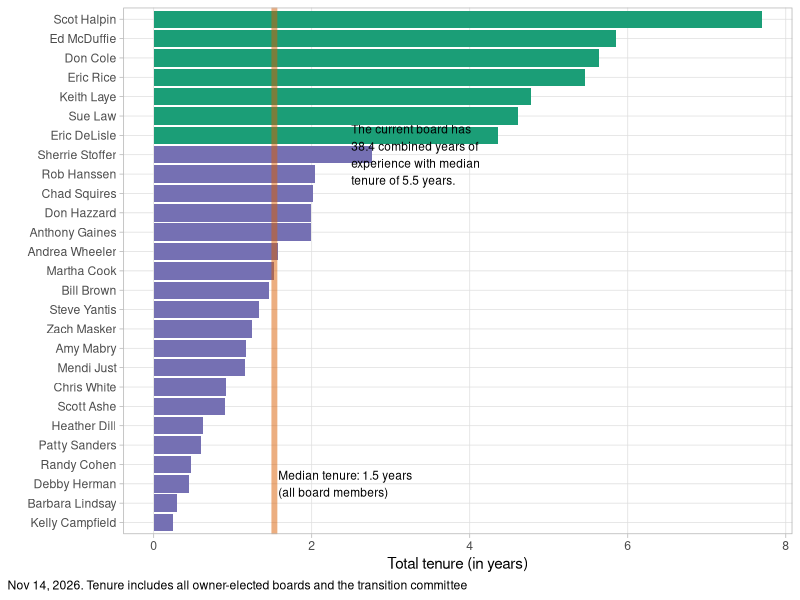
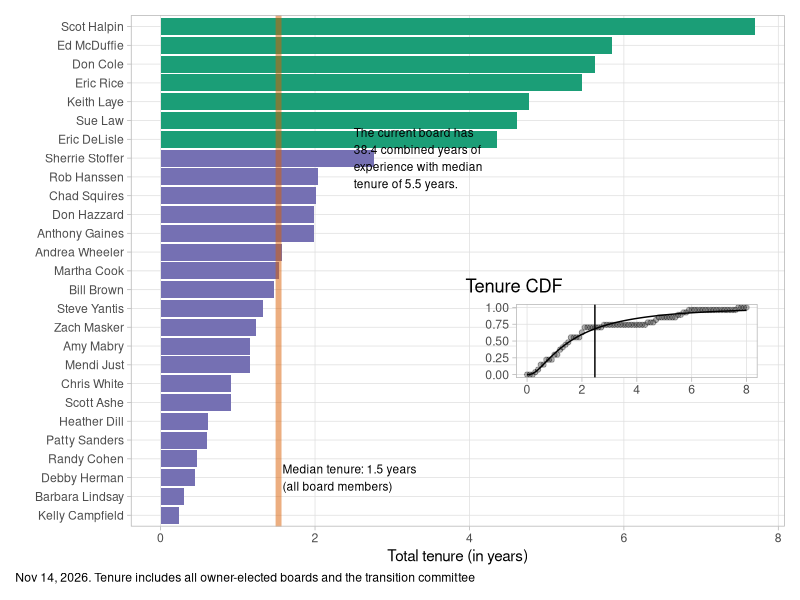
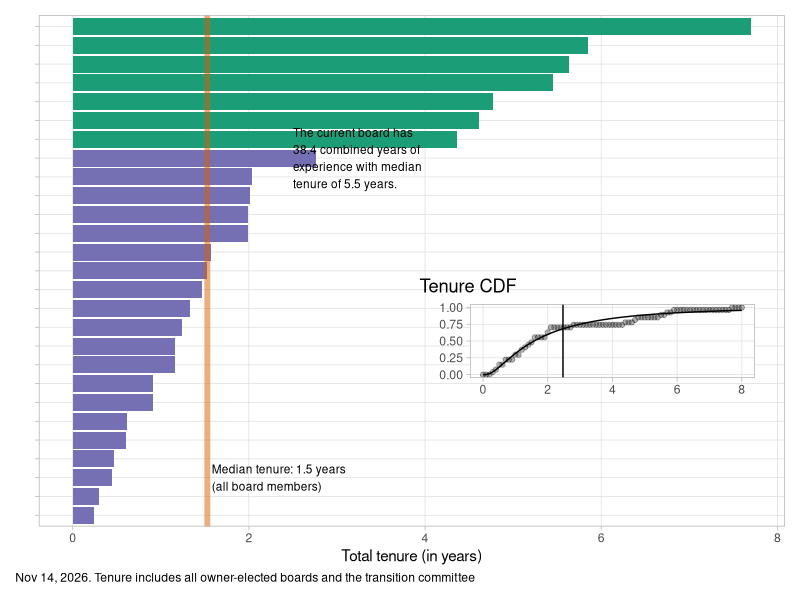

Source code (R) for these figures, in order:
library(tidyverse)
library(patchwork)

theme_set(
    theme_light() +
        theme(
            plot.title.position = "plot",
            plot.caption = element_text(hjust = 0),
            plot.caption.position = "plot",
            panel.grid.minor = element_blank()
        )
)

pdf_lognorm <- function(x, mu, sig) {
    .5 * (1 + pracma::erf((log(x) - mu) / (sqrt(2) * sig)))
}

now <- lubridate::today()
pdate <- format(now, format = "%b %d, %Y")

board_tenure_raw <- read_csv("sources/boardmember_tenure.csv") %>%
    mutate(active = is.na(resignation)) %>%
    replace_na(list(resignation = now)) %>%
    mutate(tenure = (resignation - start) / lubridate::dyears(1))

board_tenure <-
    board_tenure_raw %>%
    group_by(name) %>%
    summarize(
        total_tenure = sum(tenure),
        active = max(active),
        .groups = "drop"
    ) %>%
    arrange(-total_tenure)

median_tenure <- median(board_tenure$total_tenure)

board_comment <-
    board_tenure %>%
    filter(active > 0) %>%
    summarize(
        sum_tenure = sum(total_tenure),
        median_tenure = median(total_tenure)
    ) %>%
    mutate(comment = glue::glue("The current board has\n{round(sum_tenure, 1)} combined years of\nexperience with median\ntenure of {round(median_tenure, 1)} years.")) # nolint

median_active <- board_comment$median_tenure

tenure_plot <-
    board_tenure %>%
    ggplot() +
    aes(
        y = fct_reorder(name, total_tenure),
        x = total_tenure,
        fill = factor(active)
    ) +
    geom_col(show.legend = FALSE) +
    geom_vline(
        xintercept = median_tenure, lty = 1,
        alpha = .5, size = 2, color = "#d95f02"
    ) +
    scale_fill_manual(values = c("0" = "#7570b3", "1" = "#1b9e77")) +
    labs(
        x = "Total tenure (in years)", y = "",
        caption = glue::glue("{pdate}. Tenure includes all owner-elected boards and the transition committee") # nolint
    ) +
    annotate("text",
        x = median_tenure + .05, y = 3, size = 3, , hjust = 0,
        label = glue::glue("Median tenure: {round(median_tenure,1)} years\n(all board members)") # nolint
    ) +
    annotate("text",
        x = 2.5, y = 20, label = board_comment$comment,
        size = 3, hjust = 0
    )

ggsave("tenure/boardmember_tenure.png",
    width = 6, height = 7,
    plot = tenure_plot
)


logparam <-
    with(
        board_tenure,
        list(
            mean = mean(log(total_tenure)),
            sd = sd(log(total_tenure))
        )
    )

normparam <-
    with(
        board_tenure,
        list(
            mean = mean(total_tenure),
            sd = sd(total_tenure)
        )
    )

logmn <- exp(logparam[["mean"]] + .5 * logparam[["sd"]]^2)


board_cdf <-
    tibble(
        ten_length = seq(0, ceiling(max(board_tenure$total_tenure)), .1),
        cdf = map_dbl(ten_length, ~ nrow(board_tenure %>% filter(total_tenure < .x))) / nrow(board_tenure), # nolint
        cdf_simul_log = map_dbl(ten_length, ~ pdf_lognorm(.x, logparam[["mean"]], logparam[["sd"]])) # nolint
    )

lognormal_plot <-
    board_cdf %>%
    ggplot() +
    aes(x = ten_length) +
    geom_point(aes(y = cdf), alpha = .3) +
    geom_line(aes(y = cdf_simul_log)) +
    geom_vline(xintercept = logmn) +
    labs(x = "", y = "", title = "Tenure CDF") +
    theme(plot.background = element_blank())

finalplot <- tenure_plot + inset_element(lognormal_plot, .5, .2, .97, .5) 

ggsave("tenure/boardmember_tenure_with_dist.png",
    width = 6, height = 7,
    plot = finalplot
)

finalplot2 <- tenure_plot + theme(axis.text.y=element_blank())+ inset_element(lognormal_plot, .5, .2, .97, .5) 

ggsave("tenure/boardmember_tenure_with_dist_nonames.png",
    width = 6, height = 7,
    plot = finalplot2
)